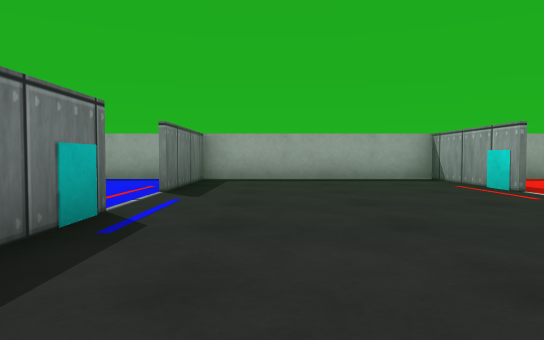
View 1 (above)

18 first-person views from a walk through a world built for the Webots simulator. The camera is 0.05 m above the floor, tilts 2° down and sees 70° across. The floor is counted in squares, 0.1 m on a side. Each view is taken from the middle of a square. On the plan, view 1 faces up. The plan holds only what a view shows up to about 9 squares ahead; the rest is blank. Robots are left out. Webots' stock objects and surfaces are drawn as simple stand-ins.

View 2
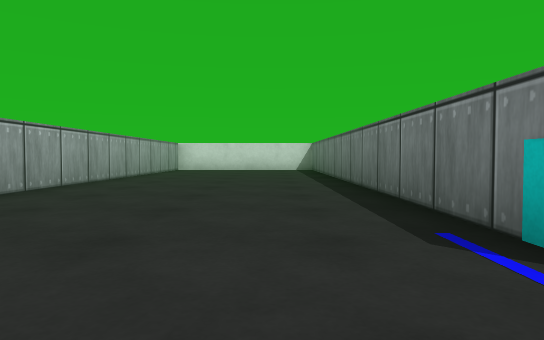

View 3
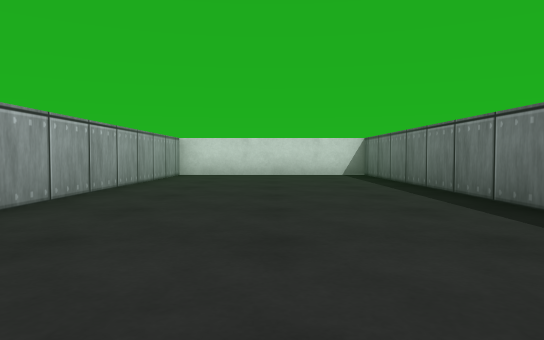

View 4
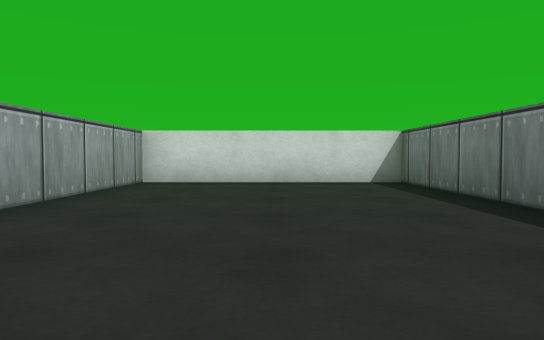

View 5
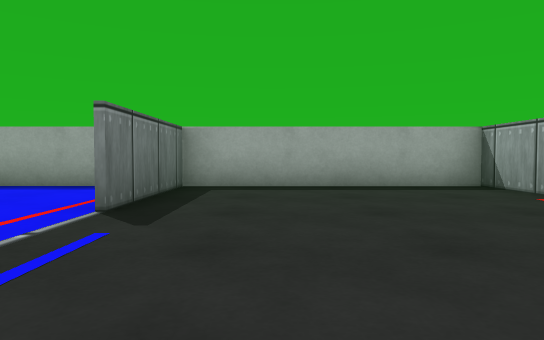

View 6
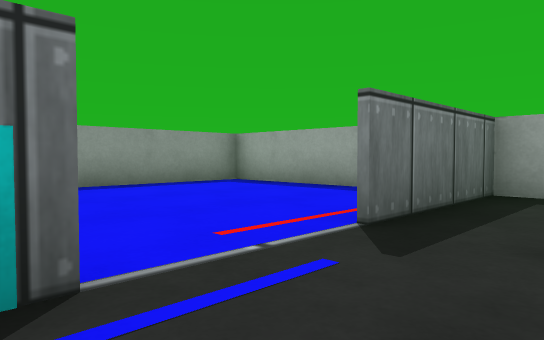

View 7
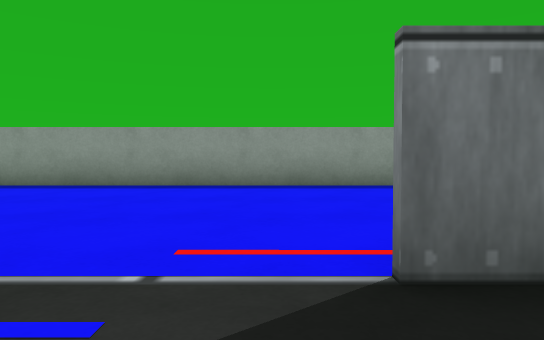

View 8
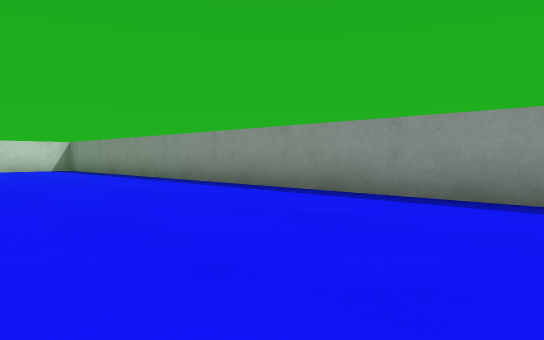

View 9
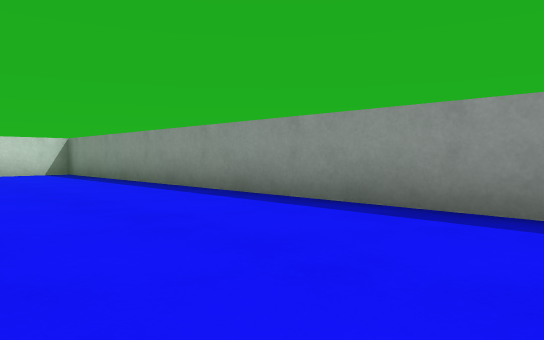

View 10
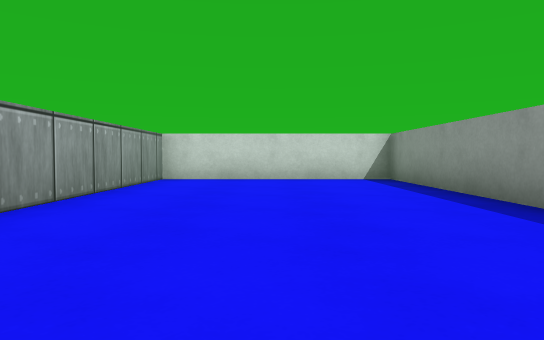

View 11
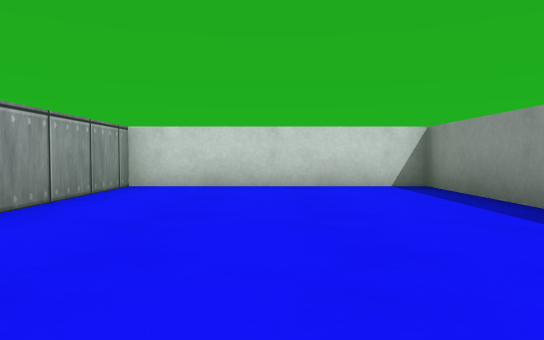

View 12
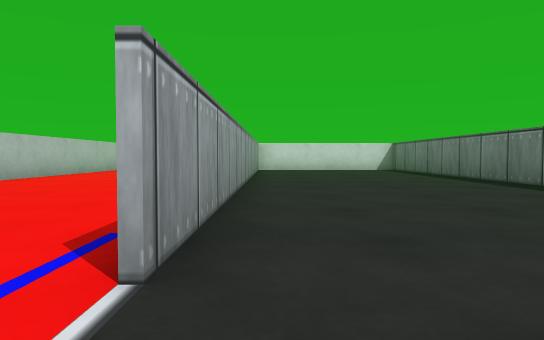

View 13
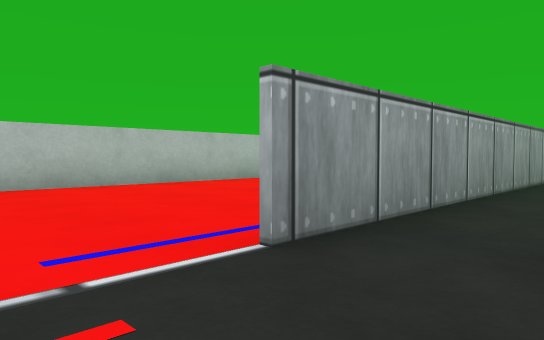

View 14
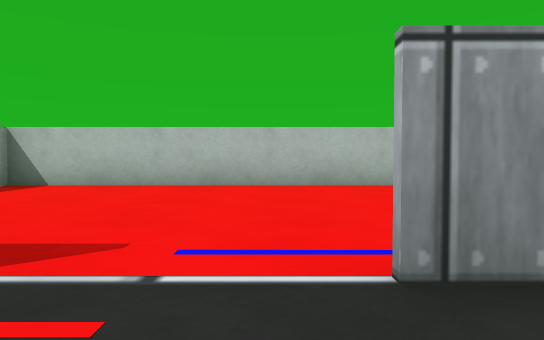

View 15
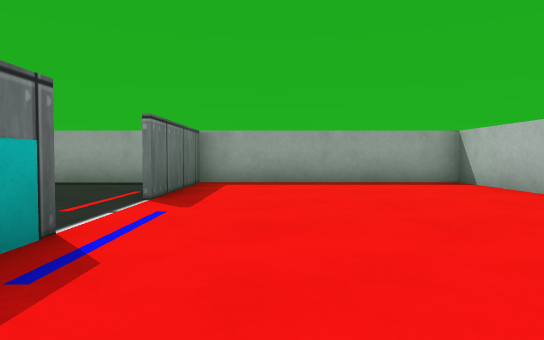

View 16
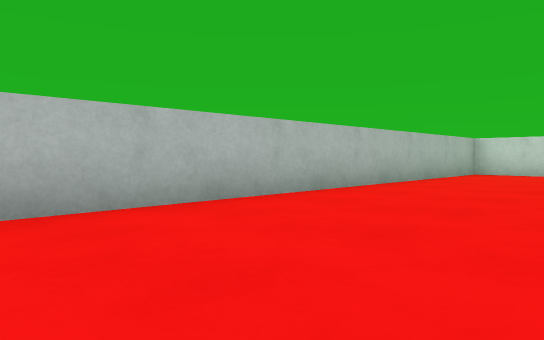

View 17
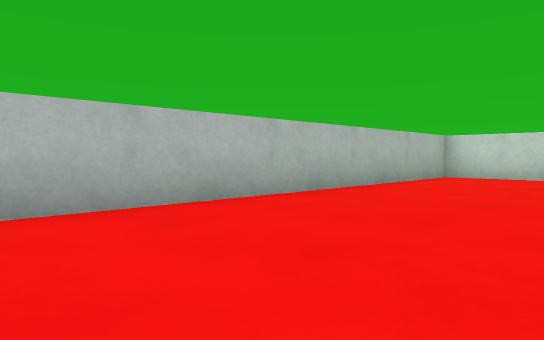

View 18
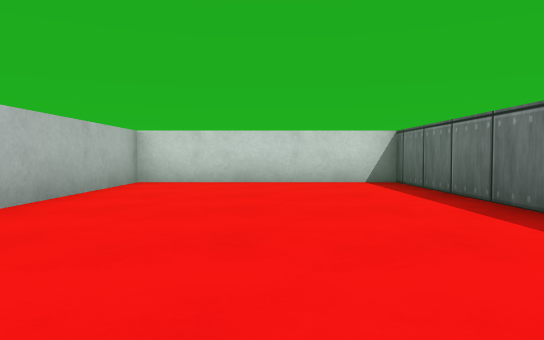

### Floor plan
Points are (right, up) in squares from view 1. A wall is a line through its corners. A room is listed if a view was taken in it or the views show most of it. See-through windows are left out.
Room 1 (views 1, 2, 3, 4, 5, 6, 7, 12, 13, 14)
walls: (-1.5, 3.6) (-1.5, -9.5); (3.5, 5.5) (3.5, 8.5); (3.5, -9.5) (3.5, 2.6); (-2.1, -9.5) (4.1, -9.5); (3.9, 8.5) (-1.5, 8.5) (-1.5, 5.5)
ways out: opening at (-2, 4.5) to room 2; opening at (4, 4) to room 3
objects: cyan panel (-1, 3)
Room 2 (views 8, 9, 10, 11)
walls: (-2.4, 8.5) (-6.6, 8.5) (-6.6, -9.5) (-2.1, -9.5); (-1.6, -9.5) (-1.6, -4.4)
ways out: opening at (-2, 4.5) to room 1
Room 3 (views 15, 16, 17, 18)
walls: (3.6, -5.4) (3.6, -9.5); (3.6, 8.5) (3.6, 5.5); (4.1, -9.5) (8.6, -9.5) (8.6, 8.5) (3.9, 8.5)
ways out: opening at (4, 4) to room 1
objects: cyan panel (4, 3)

Positions as (right, up) in squares from view 1, and headings:
1: (0, 0), facing up
2: (0, 5), facing down
3: (1, 1), facing down
4: (1, -2), facing down
5: (0, 2), facing up
6: (0, 3), facing up-left
7: (0, 5), facing left
8: (-2, 5), facing down-left
9: (-3, 2), facing down-left
10: (-4, -1), facing down
11: (-4, -3), facing down
12: (3, 5), facing down
13: (2, 5), facing down-right
14: (2, 4), facing right
15: (5, 1), facing up
16: (5, 2), facing down-right
17: (5, 0), facing down-right
18: (6, -2), facing down
